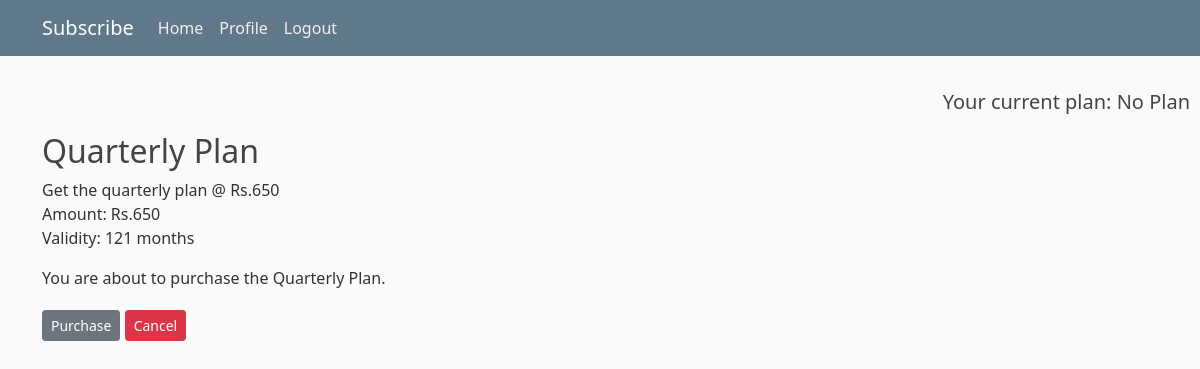
/plan/3 (signed in), run on the app's committed database.
### users/models.py (models this page shows, shortened)
class Profile(models.Model):
    user = models.OneToOneField(User, on_delete=models.CASCADE)
    image = models.ImageField(default='default.jpg', upload_to='profile_pics')
    subs_date = models.DateTimeField(null=True)
    plan_name = models.ForeignKey(Plan, default=1, on_delete=models.CASCADE)
    active_subs = models.BooleanField(default=False)

class Plan(models.Model):
    plan_name = models.CharField(max_length=100)
    amount = models.PositiveIntegerField()
    description = models.TextField()
    validity = models.IntegerField(default=0)
    def __str__(self):
        return self.plan_name

### users/views.py (the view)
# urls.py: path('plan/<int:pk>', user_view.plan_update, name='plan-detail'),
@login_required
def plan_update(request, pk=1):
    if request.method == 'POST':
        plan_id = int(request.POST.get('plan_id'))
        plan = get_object_or_404(Plan, pk=pk)
        Profile.objects.filter(user=request.user).update(plan_name=plan,
                                                               subs_date=datetime.datetime.now(),
                                                         active_subs=True)
        messages.success(request, f'You have been subscribed!')
        return redirect('user-home')
    else:
        plan = get_object_or_404(Plan, pk=pk)
        context = {
            'plan': plan
            }
        return render(request, 'users/plan_detail.html', context)

### users/templates/users/plan_detail.html (shortened to what this page needs)
{% extends "users/base.html" %}
{% block content %}
        <h2 class="article-title">{{ plan.plan_name }}</h2>
        <p class="article-content">{{ plan.description }}<br>Amount: Rs.{{ plan.amount }}<br>Validity: {{plan.validity}} months</p>
        <p>You are about to purchase the {{ plan.plan_name }}.</p>
      </div>
  <div>
      <form method="POST">
          <input class="btn btn-secondary btn-sm mt-1 mb-1" type="submit" value="Purchase">
          <a class="btn btn-danger btn-sm mt-1 mb-1" href="{% url 'user-home' %}">Cancel</a>
      </form>
  </div>
{% endblock %}

### users/templates/users/base.html (shortened to what this page needs)
{% load static %}
<!DOCTYPE html>
<html lang="en">
<head>
    <link href="https://cdn.jsdelivr.net/npm/bootstrap@5.0.1/dist/css/bootstrap.min.css" rel="stylesheet">
    <link rel="stylesheet" type="text/css" href="{% static 'users/main.css' %}">
</head>
<body>
<header class="site-header">
  <nav class="navbar navbar-expand-md navbar-dark bg-steel fixed-top">
    <div class="container">
      <a class="navbar-brand mr-4" href="/ ">Subscribe</a>
      <div class="collapse navbar-collapse" id="navbarToggle">
        <div class="navbar-nav mr-auto">
          <a class="nav-item nav-link" href="{% url 'user-home' %}">Home</a>
        </div>
           <div class="navbar-nav">
            {% if user.is_authenticated %}
             <a class="nav-item nav-link" href="{% url 'profile' %}">Profile</a>
             <a class="nav-item nav-link" href="{% url 'logout' %}">Logout</a>
            {% else %}
              <a class="nav-item nav-link" href="{% url 'login' %}">Login</a>
              <a class="nav-item nav-link" href="{% url 'register' %}">Register</a>
            {% endif %}
        </div>
      </div>
    </div>
  </nav>
</header>
{% if user.is_authenticated %}
<h5 style="text-align: right; padding:10px;">Your current plan: {{ user.profile.plan_name }}</h5>
{% endif %}
<main role="main" class="container">
  <div class="row">
      {% block content %}{% endblock %}
</main>
</body>
</html>

### users/static/users/main.css (style rules this page uses)
body { background: #fafafa; color: #333333; margin-top: 5rem; }
h1, h2, h3, h4, h5, h6 { color: #444444; }
.bg-steel { background-color: #5f788a; }
.site-header .navbar-nav .nav-link { color: #f8eded; }
.article-title { color: #444444; }
.article-content { white-space: pre-line; }
a:link { text-decoration: none; }

### data on the page
Plan: plan_name "Quarterly Plan", description "Get the quarterly plan @ Rs.650", amount "650", validity "121"

### other printed values
{{ user.profile.plan_name }} "No Plan"
